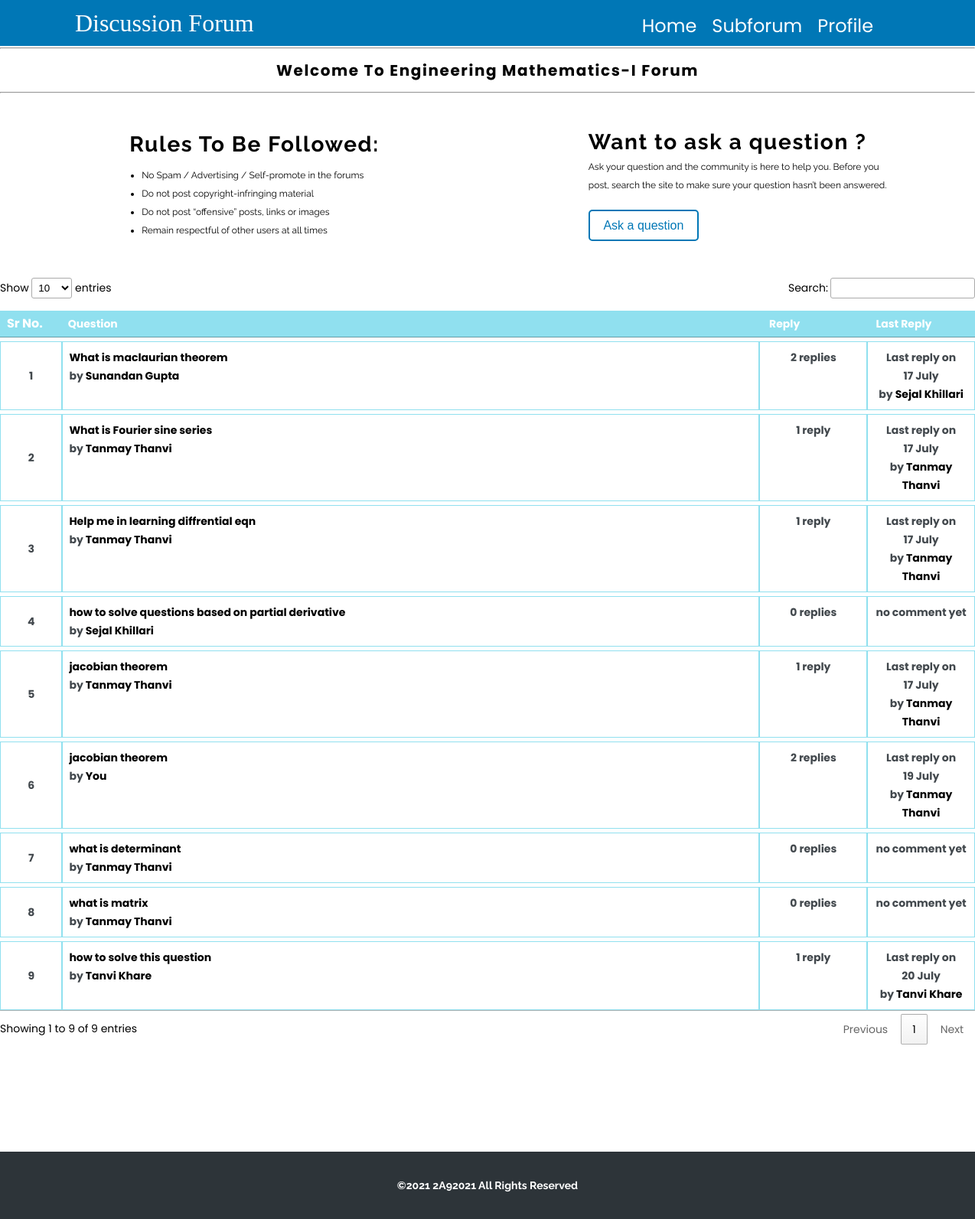
The page /HTML/threads.php?subid=01 (signed in) on the database its author committed.
### tables this page shows
CREATE TABLE `subforum` (
  `yr` varchar(3) NOT NULL,
  `sub_id` varchar(3) NOT NULL,
  `sub_name` text NOT NULL,
  `sub_descp` text NOT NULL,
  `sub_color` varchar(15) NOT NULL,
  `sub_icon` varchar(20) NOT NULL,
  `timestamp` datetime NOT NULL DEFAULT current_timestamp()
);

CREATE TABLE `threads` (
  `sub_id` int(15) NOT NULL,
  `thread_id` int(15) NOT NULL,
  `thread` varchar(300) NOT NULL,
  `thread_desc` text NOT NULL,
  `tag_id` int(15) NOT NULL,
  `user_id` int(15) NOT NULL,
  `timestamp` datetime NOT NULL DEFAULT current_timestamp()
);

CREATE TABLE `users` (
  `Status` varchar(5) NOT NULL,
  `Id` varchar(255) NOT NULL,
  `username` varchar(255) NOT NULL,
  `user_id` varchar(255) NOT NULL,
  `user_pass` varchar(255) NOT NULL,
  `last_login` int(11) NOT NULL,
  `timestamp` datetime NOT NULL DEFAULT current_timestamp()
);

CREATE TABLE `comments` (
  `thread_id` int(15) NOT NULL,
  `comment_id` int(15) NOT NULL,
  `comment` text NOT NULL,
  `user_id` int(15) NOT NULL,
  `timestamp` datetime NOT NULL DEFAULT current_timestamp()
);

### HTML/threads.php (the view, shortened to what this page needs)
<!DOCTYPE html>
<html lang="en">
<head>
    <link rel="stylesheet" href="/Project/CSS/post.css" />
    <link rel="stylesheet" href="https://cdnjs.cloudflare.com/ajax/libs/font-awesome/5.15.3/css/all.min.css"
 />
    <link rel="stylesheet" href="  //cdn.datatables.net/1.10.25/css/jquery.dataTables.min.css" />
</head>
<?php
include "subfiles/_dbconnect.php";
  $uid = $_SESSION['id'];
  $sql = "SELECT * FROM `users` WHERE `Id` = $uid";
  $result = mysqli_query($conn,$sql);
  $row = mysqli_fetch_assoc($result);
  $name = $row['username'];
  $subid = $_GET['subid'];
  $subsql = "SELECT * FROM `subforum` WHERE `sub_id` = $subid";
  $result1 = mysqli_query($conn,$subsql);
  $subrow = mysqli_fetch_assoc($result1);
?>
<body>
    <header class="header">
        <nav>
            <div class="container">
                <div class="logo">Discussion Forum</div>
                <ul class="nav-list">
                    <li class="nav-items"><a href="/Project/HTML/home.php">Home</a></li>
                    <li class="nav-items"><a href="/Project/HTML/subforum.php?yr=<?php echo $uid[0];?>">Subforum</a>
                    </li>
                    <li class="nav-items"><a href="/Project/HTML/profile.php?profileid=<?php echo $uid;?>">Profile</a></li>
                </ul>
            </div>
        </nav>
    </header>
    <div style="padding-top:2px">
        <hr>
        <center>
            <h4 style="padding-top:12px;padding-bottom:-20px">Welcome to <?php echo $subrow['sub_name'];?> forum</h4>
        </center>
        <hr>
    </div>
    <section class="buttons clearfix">
        <article class="rules">
            <h3 class="rules__title">Rules to be followed:</h3>
            <ul class="rules__main">
                <li class="rule">
                    No Spam / Advertising / Self-promote in the forums
                </li>
                <li class="rule">Do not post copyright-infringing material</li>
                <li class="rule">Do not post “offensive” posts, links or images</li>
                <li class="rule">Remain respectful of other users at all times</li>
            </ul>
        </article>
        <article class="question">
            <h3 class="question__title">Want to ask a question ?</h3>
            <p>
                Ask your question and the community is here to help you. Before you
                post, search the site to make sure your question hasn’t been answered.
            </p>
            <button class="question__btn modal-open">Ask a question</button>
        </article>
    </section>
    <div class="post_container">
        <table id="myTable" class="post section">
            <thead class="post__table">
                <tr class="post__head">
                    <th class="upvotes" style="margin-left:-1px">Sr No.</th>
                    <th class="questions">Question</th>
                    <th class="replies">Reply</th>
                    <th class="last-replies">Last Reply</th>
                </tr>
            </thead>
            <tbody>
                <?php
          $num = 0;
          $sql = "SELECT * FROM `threads` WHERE `sub_id` = $subid";
          $result = mysqli_query($conn,$sql);
          while ($row = mysqli_fetch_assoc($result)) {
            $num+=1;
            $thid = $row['thread_id'];
            $user = $row['user_id'];
            $query = "SELECT * FROM `users` WHERE `Id` = $user";
            $res = mysqli_query($conn,$query);
            $asker = mysqli_fetch_assoc($res);
            if ($asker['username'] == $name) {
               $nam = "You";
            }
            else {
                $nam = $asker['username'];
            }
             $commentquery = "SELECT * FROM `comments` WHERE `thread_id` = $thid ORDER BY `timestamp` DESC";
             $resultofcommentquery = mysqli_query($conn,$commentquery);
             $com =  mysqli_num_rows($resultofcommentquery);
             if ($com == null) {
                $com = 0;
             }
             else {
            $data = mysqli_fetch_assoc($resultofcommentquery);
            $com = mysqli_num_rows($resultofcommentquery);
            $userid = $data['user_id'];
            $time = $data['timestamp'];
            $tim = substr($time,0,-8);
            $month = $tim[5].$tim[6];
            $date = $tim[8].$tim[9];
            $dt = DateTime::createFromFormat('!m', $month);
            $monthname =  $dt->format('F');
            $quer = "SELECT * FROM `users` WHERE `Id` = $userid";
            $resu = mysqli_query($conn,$quer);
            $aske = mysqli_fetch_assoc($resu);
            if ($aske['username'] == $name) {
               $nami = "You";
            }
            else {
                $nami = $aske['username'];
            }
             }
            echo '
            <tr class="post__row">
              <th class="upvote">';
        echo $num;
             echo  '</th>
              <th class="question_">
                <a href="comments.php?threadid='.$row['thread_id'].'">'.$row['thread'].' </a>
                <br />
                by <a href="/Project/HTML/profile.php?profileid='.$user.'">'.$nam.'</a>
              </th>
              <th class="reply">'."$com";
            if ($com == 1) {
             echo ' reply';
             } else {
                  echo ' replies';
              }
              echo '</th>';
              if($com == 0){
              echo'
              <th class="last-reply">
              no comment yet
              </th>';}
              else {
                echo'
                <th class="last-reply">
                Last reply on <br>'.
                $date.' '.$monthname.' <br />
                  by <a href="/Project/HTML/profile.php?profileid='.$userid.'">'.$nami.'</a>
                </th>';
              }
              echo '
            </tr>
            ';
          }
          ?>
            </tbody>
        </table>
    </div>
    <footer>
        <div class="footer__text">
            &copy;<span id="date"></span> 2A92021 All Rights Reserved
        </div>
    </footer>
</body>
</html>

### HTML/threads.php (style rules this page uses)
footer { clear: both; position: relative; margin-top: 140px; }

### rows shown on the page
subforum: sub_name "Engineering Mathematics-I"
threads: thread "What is maclaurian theorem", user.username "Sunandan Gupta", com "2", shows "replies", comments.timestamp "17", comments.timestamp "July", users.username "Sejal Khillari"
threads: thread "What is Fourier sine series", user.username "Tanmay Thanvi", com "1", shows "reply", comments.timestamp "17", comments.timestamp "July"
threads: thread "Help me in learning diffrential eqn", user.username "Tanmay Thanvi", com "1", shows "reply", comments.timestamp "17", comments.timestamp "July"
threads: thread "how to solve questions based on partial derivative", user.username "Sejal Khillari", com "0", shows "replies", shows "no comment yet"
threads: thread "jacobian theorem", user.username "Tanmay Thanvi", com "1", shows "reply", comments.timestamp "17", comments.timestamp "July"
threads: thread "jacobian theorem", user.username "You", com "2", shows "replies", comments.timestamp "19", comments.timestamp "July", users.username "Tanmay Thanvi"
threads: thread "what is determinant", user.username "Tanmay Thanvi", com "0", shows "replies", shows "no comment yet"
threads: thread "what is matrix", user.username "Tanmay Thanvi", com "0", shows "replies", shows "no comment yet"
threads: thread "how to solve this question", user.username "Tanvi Khare", com "1", shows "reply", comments.timestamp "20", comments.timestamp "July"
